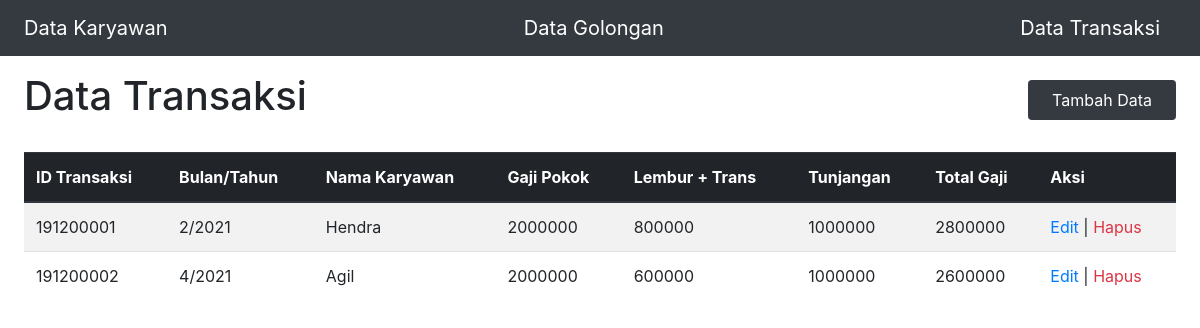
/index.php/transaksi, run on the app's committed database.
### tables this page shows
CREATE TABLE `transaksi` (
  `idtransaksi` int(11) NOT NULL,
  `bulan` int(2) NOT NULL,
  `tahun` int(4) NOT NULL,
  `idkaryawan` varchar(5) NOT NULL,
  `transport` int(6) NOT NULL,
  `lembur` int(7) NOT NULL
);

CREATE TABLE `karyawan` (
  `idkaryawan` int(11) NOT NULL,
  `namakaryawan` varchar(25) NOT NULL,
  `jeniskelamin` char(1) NOT NULL,
  `alamat` varchar(35) NOT NULL,
  `tempatlahir` varchar(30) NOT NULL,
  `tgllahir` date NOT NULL,
  `golongan` char(1) NOT NULL,
  `status` char(1) NOT NULL
);

CREATE TABLE `gaji` (
  `golongan` char(1) NOT NULL,
  `gajipokok` int(8) NOT NULL,
  `tunjangan` int(8) NOT NULL
);

### application/controllers/Transaksi.php (called while the page is built, shortened)
<?php
class Transaksi extends CI_Controller
{
    public function index()
    {
        $data['title'] = 'Data Transaksi';
        $this->load->helper('url');
        $this->load->view('layouts/header', $data);
        $this->load->view('layouts/menu');
        $this->load->view('transaksi', $data);
        $this->load->view('layouts/footer');
    }
}

### index.php (called while the page is built, shortened)
<?php
require_once BASEPATH.'core/CodeIgniter.php';

### application/views/transaksi.php (the view)
<div class="mt-5 p-4 d-flex align-items-center justify-content-between">
    <h1><?= $title; ?></h1>
    <a href=<?= base_url('/transaksi/tambah') ?> class="bg-dark text-white py-2 px-4 rounded">Tambah Data</a>
</div>
<div class="px-4">
    <table class="table table-striped">
        <thead class="thead-dark">
            <tr>
                <th scope="col">ID Transaksi</th>
                <th scope="col">Bulan/Tahun</th>
                <th scope="col">Nama Karyawan</th>
                <th scope="col">Gaji Pokok</th>
                <th scope="col">Lembur + Trans</th>
                <th scope="col">Tunjangan</th>
                <th scope="col">Total Gaji</th>
                <th scope="col">Aksi</th>
            </tr>
        </thead>
        <tbody>
            <?php
            $query = $this->db->query('SELECT * FROM transaksi INNER JOIN karyawan ON transaksi.idkaryawan = karyawan.idkaryawan INNER JOIN gaji ON karyawan.golongan = gaji.golongan');
            foreach ($query->result() as $row) {
            ?>
                <tr>
                    <td><?= $row->idtransaksi; ?></td>
                    <td><?= $row->bulan . '/' . $row->tahun; ?></td>
                    <td><?= $row->namakaryawan ?></td>
                    <td><?= $row->gajipokok ?></td>
                    <td><?= $row->lembur + $row->transport; ?></td>
                    <td><?= $row->tunjangan; ?></td>
                    <td><?= $row->gajipokok + $row->lembur + $row->transport; ?></td>
                    <td>
                        <a href=<?= base_url("/transaksi/edit/") . $row->idtransaksi ?>>Edit</a> | <a href=<?= base_url("/transaksi/hapus/") . $row->idtransaksi ?> class="text-danger">Hapus</a>
                    </td>
                </tr>
            <?php } ?>
        </tbody>
    </table>
</div>

### application/views/layouts/header.php (shortened to what this page needs)
<!DOCTYPE html>
<html lang="en">
<head>
    <link rel="stylesheet" href=<?= base_url('assets/css/bootstrap.css'); ?>>
</head>
<body>

### application/views/layouts/menu.php
<nav class="navbar navbar-dark bg-dark fixed-top px-4">
    <a class="navbar-brand" href=<?= base_url('/') ?>>Data Karyawan</a>
    <a class="navbar-brand" href=<?= base_url('/golongan') ?>>Data Golongan</a>
    <a class="navbar-brand" href=<?= base_url('/transaksi') ?>>Data Transaksi</a>
</nav>

### application/views/layouts/footer.php (shortened to what this page needs)
</body>
</html>

### data on the page
transaksi: idtransaksi "191200001", bulan "2", tahun "2021", idkaryawan.namakaryawan "Hendra", gaji.gajipokok "2000000", $row->lembur + $row->transport "800000", gaji.tunjangan "1000000", $row->gajipokok + $row->lembur + $row->transport "2800000"
transaksi: idtransaksi "191200002", bulan "4", tahun "2021", idkaryawan.namakaryawan "Agil", gaji.gajipokok "2000000", $row->lembur + $row->transport "600000", gaji.tunjangan "1000000", $row->gajipokok + $row->lembur + $row->transport "2600000"

### other printed values
$title "Data Transaksi"
